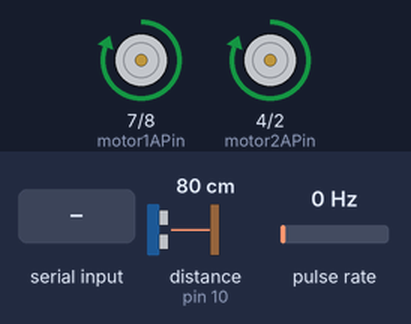
This sketch was run on a simulated Arduino Uno, built with avr-gcc and run on an emulated ATmega328P. Parts: motor-driver pin pairs drawn as motors (green arrow = first pin HIGH = forward, orange = second pin HIGH = backward, longer = more drive, scaled by the enable pin). Wiring (inferred from the names in the program): ultrasonic range finder: trigger pin 11; echo pin 10; pulse sensor: data pin 3. Inputs (shaded band) come from the test bench; at power-on: distance to the obstacle (sensor on pin 10) 80 cm, pulse rate 0 Hz. The echo pulse lasts 58.3 µs per cm.

Above: at 1.2 s.
1.3 s: distance to the obstacle (sensor on pin 10) set to 55 cm
2.8 s: distance to the obstacle (sensor on pin 10) set to 45 cm
At 3.1 s:
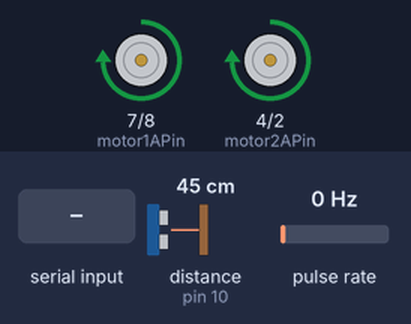
4.3 s: "B" received over Serial
5.8 s: distance to the obstacle (sensor on pin 10) set to 2 cm
At 6.11 s:
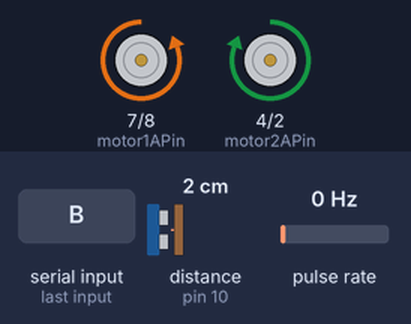
8.8 s: "S" received over Serial
Timing chart, 0 to 15.8 s (numbered marks = the images above; inputs shaded):
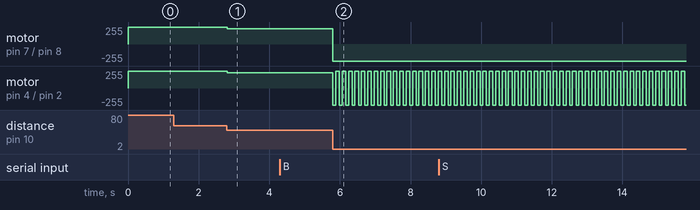

The sketch:

Robot_Behavior.ino
```cpp
// Motor Control Pins
const int motor1EnablePin = 6;  // PWM Speed Control for Motor 1
const int motor1APin = 7;      // Direction Control 1A for Motor 1
const int motor1BPin = 8;      // Direction Control 1B for Motor 1
const int motor2EnablePin = 9; // PWM Speed Control for Motor 2
const int motor2APin = 4;      // Direction Control 2A for Motor 2
const int motor2BPin = 2;      // Direction Control 2B for Motor 2

// Ultrasonic Sensor Pins
const int trigPin = 11;  // Trig pin of Ultrasonic Sensor
const int echoPin = 10;  // Echo pin of Ultrasonic Sensor

// Encoder Pins
const int encoder1Pin = 3; // Encoder 1 Input Pin
const int encoder2Pin = 5; // Encoder 2 Input Pin

// Encoder Variables
volatile int encoder1Count = 0; // Counter for Encoder 1
volatile int encoder2Count = 0; // Counter for Encoder 2

// Variables for speed control
const int maxSpeed = 255;     // Maximum speed value
const int minSpeed = 100;     // Minimum speed value
const int maxDistance = 50;   // Maximum distance for full stop
const int minDistance = 10;   // Minimum distance for maximum speed

// Variables for distance and rotation control
const float wheelDiameter = 65.0;       // Diameter of the wheels in mm
const float wheelCircumference = PI * wheelDiameter;  // Circumference of the wheels in mm
const float distancePerTick = wheelCircumference / 20;  // Distance traveled per encoder tick in mm
const int rotate90Ticks = 5;  // Number of encoder ticks to rotate 90 degrees

// Function to drive the robot forward with adjusted speed based on distance
void driveRobotForwardWithSpeed(int speed) {
  digitalWrite(motor1APin, HIGH);
  digitalWrite(motor1BPin, LOW);
  digitalWrite(motor2APin, HIGH);
  digitalWrite(motor2BPin, LOW);
  analogWrite(motor1EnablePin, speed);
  analogWrite(motor2EnablePin, speed);
}

// Function to drive the robot backward with adjusted speed
void driveRobotBackwardWithSpeed(int speed) {
  digitalWrite(motor1APin, LOW);
  digitalWrite(motor1BPin, HIGH);
  digitalWrite(motor2APin, LOW);
  digitalWrite(motor2BPin, HIGH);
  analogWrite(motor1EnablePin, speed);
  analogWrite(motor2EnablePin, speed);
}

// Function to turn the robot left in place
void turnRobotLeft() {
  digitalWrite(motor1APin, LOW);
  digitalWrite(motor1BPin, HIGH);
  digitalWrite(motor2APin, HIGH);
  digitalWrite(motor2BPin, LOW);
  analogWrite(motor1EnablePin, maxSpeed);
  analogWrite(motor2EnablePin, maxSpeed);
}

// Function to stop the robot
void stopRobot() {
  digitalWrite(motor1APin, LOW);
  digitalWrite(motor1BPin, LOW);
  digitalWrite(motor2APin, LOW);
  digitalWrite(motor2BPin, LOW);
}

// Function to read the distance from the Ultrasonic Sensor
int readDistance() {
  digitalWrite(trigPin, LOW);
  delayMicroseconds(2);
  digitalWrite(trigPin, HIGH);
  delayMicroseconds(10);
  digitalWrite(trigPin, LOW);
  long duration = pulseIn(echoPin, HIGH);
  int distance = duration * 0.034 / 2;
  return distance;
}

// Function to process the received serial command
void processSerialCommand(char command) {
  switch (command) {
    case 'F':
      driveRobotForwardWithSpeed(maxSpeed);
      break;
    case 'B':
      driveRobotBackwardWithSpeed(maxSpeed);
      break;
    case 'L':
      turnRobotLeft();
      break;
    case 'S':
      stopRobot();
      break;
    case 'P':
      Serial.print("Encoder 1 Count: ");
      Serial.println(encoder1Count);
      Serial.print("Encoder 2 Count: ");
      Serial.println(encoder2Count);
      break;
  }
}

// Interrupt service routine for Encoder 1
void encoder1ISR() {
  encoder1Count++;
}

// Interrupt service routine for Encoder 2
void encoder2ISR() {
  encoder2Count++;
}

void setup() {
  // Initialize motor control pins as outputs
  pinMode(motor1EnablePin, OUTPUT);
  pinMode(motor1APin, OUTPUT);
  pinMode(motor1BPin, OUTPUT);
  pinMode(motor2EnablePin, OUTPUT);
  pinMode(motor2APin, OUTPUT);
  pinMode(motor2BPin, OUTPUT);

  // Initialize encoder input pins as inputs with pull-up resistors
  pinMode(encoder1Pin, INPUT_PULLUP);
  pinMode(encoder2Pin, INPUT_PULLUP);

  // Attach interrupt service routines to encoder input pins
  attachInterrupt(digitalPinToInterrupt(encoder1Pin), encoder1ISR, CHANGE);
  attachInterrupt(digitalPinToInterrupt(encoder2Pin), encoder2ISR, CHANGE);

  // Initialize Ultrasonic Sensor pins
  pinMode(trigPin, OUTPUT);
  pinMode(echoPin, INPUT);

  // Set initial speed and direction
  driveRobotForwardWithSpeed(maxSpeed);

  // Initialize Serial communication
  Serial.begin(9600);
}

void loop() {
  // Read distance from Ultrasonic Sensor
  int distance = readDistance();

  // Adjust speed based on distance
  int speed = map(distance, minDistance, maxDistance, minSpeed, maxSpeed);
  speed = constrain(speed, minSpeed, maxSpeed);

  // Drive the robot forward with adjusted speed
  driveRobotForwardWithSpeed(speed);

  // Check if an obstacle is detected
  if (distance <= minDistance) {
    // Stop the robot
    stopRobot();

    // Back up for a certain distance
    int backupDistance = 50; // Distance to back up in mm
    int backupTicks = backupDistance / distancePerTick;
    for (int i = 0; i < backupTicks; i++) {
      driveRobotBackwardWithSpeed(maxSpeed);
      delay(20);
    }

    // Turn the robot away from the obstacle
    int rotateTicks = rotate90Ticks; // Number of ticks to rotate 90 degrees
    for (int i = 0; i < rotateTicks; i++) {
      turnRobotLeft();
      delay(20);
    }

    // Resume driving forward
    driveRobotForwardWithSpeed(speed);
  }

  // Check if there's any serial data available
  if (Serial.available()) {
    char command = Serial.read();
    processSerialCommand(command);
  }
}
```

Measured:
- after the input at 1.3 s, every drawn part: stays the same
- after the input at 2.8 s, motor on pin 7 (motor1APin) / pin 8 (motor1BPin), motor on pin 4 (motor2APin) / pin 2 (motor2BPin): forward 255/255 → forward 231/255 at once
- after the input at 5.8 s, motor on pin 7 (motor1APin) / pin 8 (motor1BPin): forward 231/255 → backward 255/255 at once; motor on pin 4 (motor2APin) / pin 2 (motor2BPin): alternates forward 255/255 for 0.10 s and backward 255/255 for 0.08 s, starting at once
